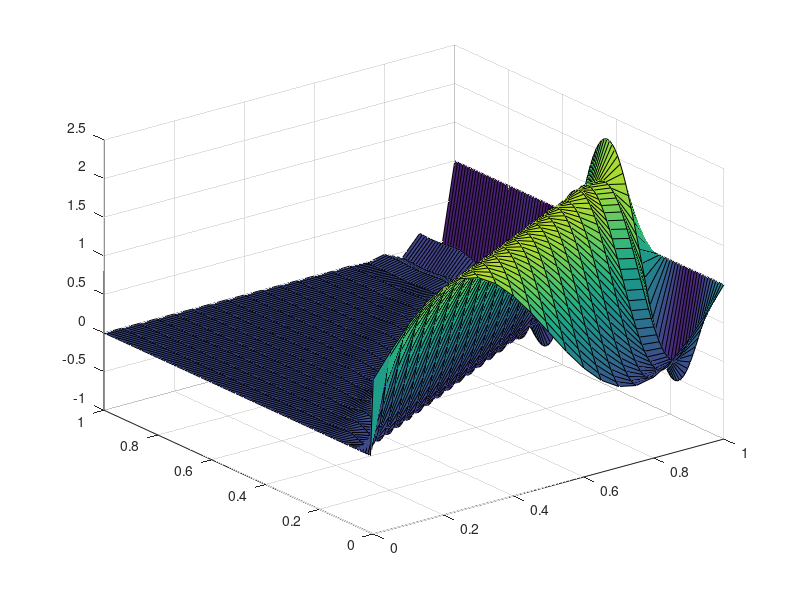

MATLAB code for this plot:
clear all;
clc;
a = 2;
ic = @(x) 1 + sin(2*pi*x);
bc = @(t) 1;
h = 0.05;
k = 0.01;
a_x = 0;
b_x = 1;
a_t = 0;
b_t = 1;
% [num_sol x t] = Lax_Wendroff(a_x,b_x,a_t,b_t,h,k,a,ic,bc);
% [X,T] = meshgrid(x,t);
% surf(X,T,num_sol');

x = [a_x:h:b_x];
t = [a_t:k:b_t];
m = length(x);
n = length(t);
U = zeros(m,n);
U(:,1) = ic(x);
U(1,:) = bc(t);
U(m,:) = bc(t);
R = a*k/h;
A = zeros(m,m);
%BC
% A(1,1) = 1;
% A(1,2) = -1;
A(m,m) = 1;
for i=2:m-1
    A(i,i-1) = 0.5*(R + R^2);
    A(i,i) = 1- R^2;
    A(i,i+1) = A(i,i-1) - R;
end
for j = 2:n
    U(:,j) = A*U(:,j-1);
end

[X,T] = meshgrid(x,t);
surf(X,T,U');


